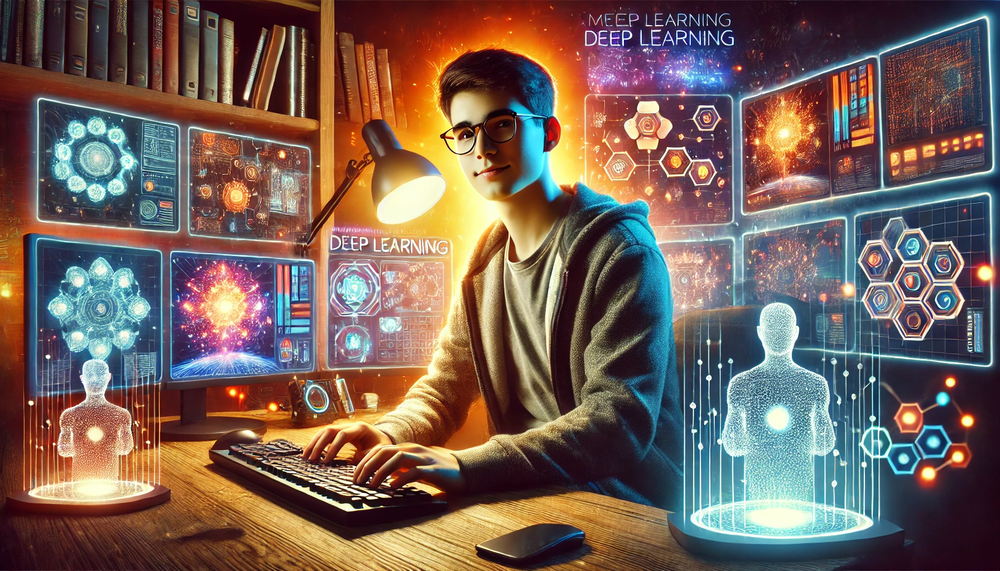
#> input picture new_image.png, 1000 x 571 px, shrunk from 1792 x 1024 before the run
$ python Canny.py
#> lines starting #> are read from the running program, lines starting #| are printed output that depends on the picture
import cv2
import matplotlib.pyplot as plt
image=cv2.imread("new_image.png")
#> image is the input picture: shape (571, 1000, 3); mean B, G, R 88.2, 97, 117.2
edges=cv2.Canny(image,50,150)
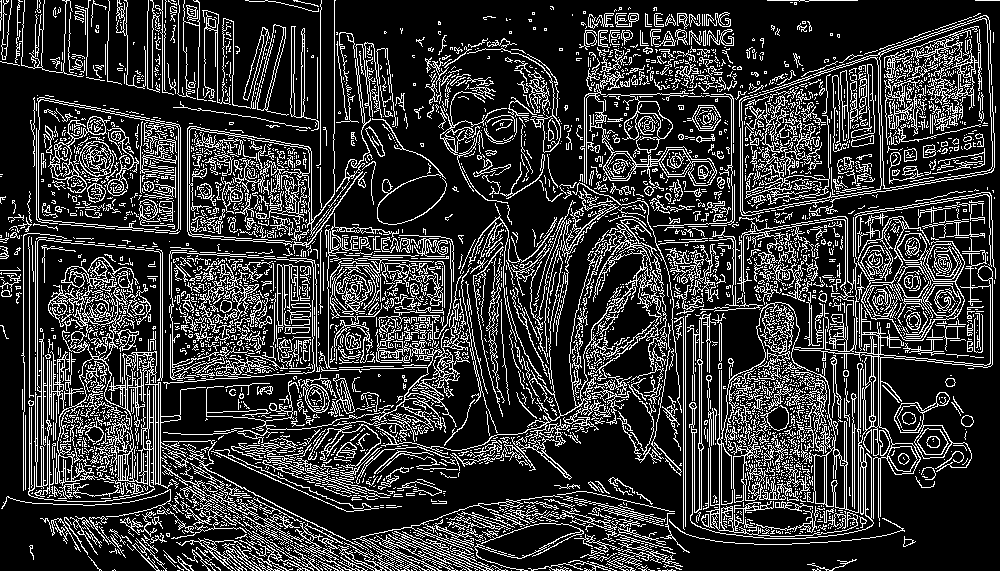
#> edges: shape (571, 1000); 20.9% white in thin lines or dots
plt.figure(figsize=(200,100))
plt.subplot(1,2,1),plt.imshow(image)
plt.subplot(1,2,2),plt.imshow(edges)
plt.show()
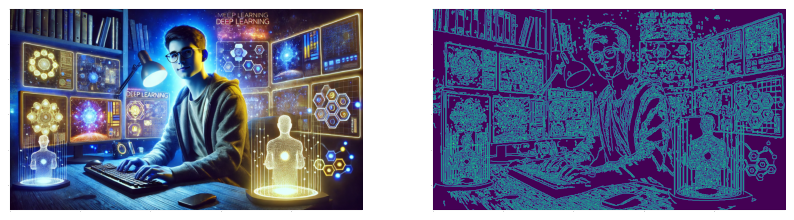
#> figure drawn by matplotlib, 2 panels; B, G, R data is drawn as R, G, B
